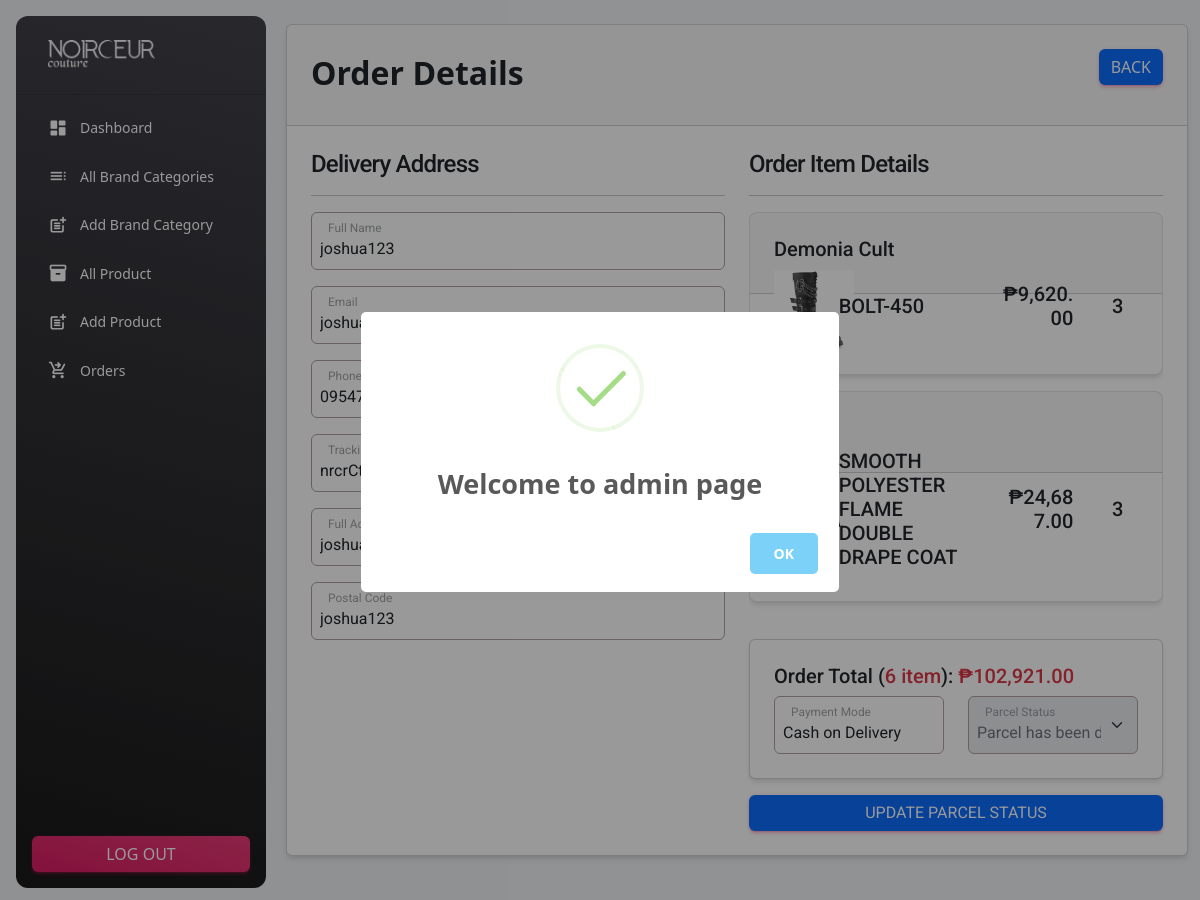
/admin/viewOrderDetails.php?trck=nrcrCtr3848547951465 (signed in), run on the app's committed database.
### tables this page shows
CREATE TABLE `orders` (
  `orders_id` int(11) NOT NULL,
  `orders_tracking_no` varchar(255) NOT NULL,
  `orders_user_ID` int(11) NOT NULL,
  `orders_full_name` varchar(254) NOT NULL,
  `orders_email` varchar(254) NOT NULL,
  `orders_phone` varchar(11) NOT NULL,
  `orders_address` mediumtext NOT NULL,
  `orders_postal_code` varchar(254) NOT NULL,
  `orders_total_price` decimal(10,2) NOT NULL,
  `orders_payment_mode` varchar(254) NOT NULL,
  `orders_payment_id` int(30) NOT NULL,
  `orders_status` tinyint(4) NOT NULL DEFAULT 0,
  `orders_comments` varchar(300) DEFAULT NULL,
  `orders_createdAt` timestamp NOT NULL DEFAULT current_timestamp()
);

CREATE TABLE `categories` (
  `category_id` int(11) NOT NULL,
  `category_name` varchar(254) NOT NULL,
  `category_slug` varchar(300) NOT NULL,
  `category_description` varchar(300) NOT NULL,
  `category_status` tinyint(1) NOT NULL DEFAULT 0,
  `category_popular` tinyint(1) NOT NULL DEFAULT 0,
  `category_image` varchar(300) NOT NULL,
  `category_meta_title` varchar(254) NOT NULL,
  `category_meta_description` mediumtext NOT NULL,
  `category_meta_keywords` mediumtext NOT NULL,
  `category_createdAt` timestamp NOT NULL DEFAULT current_timestamp()
);

CREATE TABLE `products` (
  `product_id` int(11) NOT NULL,
  `category_id` int(11) NOT NULL,
  `product_name` varchar(254) NOT NULL,
  `product_slug` varchar(300) NOT NULL,
  `product_small_description` mediumtext NOT NULL,
  `product_description` mediumtext NOT NULL,
  `product_original_price` decimal(10,2) NOT NULL,
  `product_srp` decimal(10,2) NOT NULL,
  `product_image` varchar(300) NOT NULL,
  `product_qty` int(11) NOT NULL,
  `product_status` tinyint(4) NOT NULL,
  `product_popular` tinyint(4) NOT NULL,
  `product_meta_title` varchar(254) NOT NULL,
  `product_meta_keywords` mediumtext NOT NULL,
  `product_meta_description` mediumtext NOT NULL,
  `product_createdAt` timestamp NOT NULL DEFAULT current_timestamp()
);

CREATE TABLE `order_items` (
  `orderItems_id` int(11) NOT NULL,
  `orderItems_order_id` int(11) NOT NULL,
  `orderItems_product_id` int(11) NOT NULL,
  `orderItems_qty` int(11) NOT NULL,
  `orderItems_price` decimal(10,2) NOT NULL,
  `orderItems_createdAt` timestamp NOT NULL DEFAULT current_timestamp()
);

### functions/myFunctions.php (called while the page is built, shortened)
<?php
include('../config/dbcon.php');
function checkUserTrackingNumValid($trackingNo)
{
    global $con;
    $query = "SELECT * FROM orders WHERE orders_tracking_no='$trackingNo' ";
    return mysqli_query($con, $query);
}
function adminGetOrderedItemQty($tracking_number)
{
    global $con;
    $query = "SELECT oi.orderItems_order_id, SUM(oi.orderItems_qty) AS total_qty
    FROM order_items oi
    INNER JOIN orders o ON oi.orderItems_order_id = o.orders_id
    WHERE o.orders_tracking_no = '$tracking_number'
    GROUP BY oi.orderItems_order_id";
    $result = mysqli_query($con, $query);
    $row = mysqli_fetch_assoc($result);
    $cart_qty = $row['total_qty'];
    return $cart_qty;
}

### admin/viewOrderDetails.php (the view, shortened to what this page needs)
<?php
include('includes/header.php');
include('../middleware/adminMW.php');
if (isset($_GET['trck'])) {
    $tracking_no = $_GET['trck'];
    $orderData = checkUserTrackingNumValid($tracking_no);
?>
    <?php
}
$data = mysqli_fetch_array($orderData);
?>
<div class="container">
    <div class="row">
        <div class="col-md-12">
            <div class="card">
                <div class="card-header">
                    <span class="fs-2 fw-bold">Order Details</span>
                    <a href="orders.php" class="btn btn-primary float-end">Back</a>
                </div>
                <div class="card-body mb-n3">
                    <div class="row">
                        <div class="col-md-6">
                            <h4>Delivery Address</h4>
                            <hr>
                            <div class="row">
                                <div class="mb-3">
                                    <div class="form-floating col-md-12 ps-0">
                                        <input type="text" class="form-control ps-2" id="delivery_fname" value="<?= $data['orders_full_name']; ?>" readonly placeholder="nasd">
                                        <label for="delivery_fname">Full Name</label>
                                    </div>
                                </div>
                                <div class="mb-3">
                                    <div class="form-floating col-md-12 ps-0">
                                        <label for="delivery_fname">Email</label>
                                    </div>
                                </div>
                                <div class="mb-3">
                                    <div class="form-floating col-md-12 ps-0">
                                        <label for="delivery_fname">Phone Number</label>
                                    </div>
                                </div>
                                <div class="mb-3">
                                    <div class="form-floating col-md-12 ps-0">
                                        <label for="delivery_fname">Tracking Number</label>
                                    </div>
                                </div>
                                <div class="mb-3">
                                    <div class="form-floating col-md-12 ps-0">
                                        <label for="delivery_fname">Full Address</label>
                                    </div>
                                </div>
                                <div class="mb-3">
                                    <div class="form-floating col-md-12 ps-0">
                                        <input type="text" class="form-control ps-2" id="delivery_fname" value="<?= $data['orders_postal_code']; ?>" readonly placeholder="nasd">
                                        <label for="delivery_fname">Postal Code</label>
                                    </div>
                                </div>
                            </div>
                        </div>
                        <div class="col-md-6">
                            <h4>Order Item Details</h4>
                            <hr>
                            <div class="scrollBarCO" style="height: 427px; overflow-y: scroll;">
                                <?php
                                $totalPrice = 0;
                                $itemQty = adminGetOrderedItemQty($tracking_no);
                                $order_query = "SELECT o.orders_id as oid, o.orders_tracking_no, o.orders_user_ID, oi.*, p.*, c.category_name
                                                FROM orders o
                                                INNER JOIN order_items oi ON oi.orderItems_order_id = o.orders_id
                                                INNER JOIN products p ON p.product_id = oi.orderItems_product_id
                                                INNER JOIN categories c ON c.category_id = p.category_id
                                                WHERE o.orders_tracking_no = '$tracking_no'";
                                $order_query_run = mysqli_query($con, $order_query);
                                if (mysqli_num_rows($order_query_run) > 0) {
                                    foreach ($order_query_run as $item) {
                                        $itemTotalPrice = $item['orderItems_price'] * $item['orderItems_qty'];
                                        $totalPrice += $itemTotalPrice;
                                        $categoryName = $item['category_name'];
                                ?>
                                        <div class="card mb-3 border rounded-3">
                                            <div class="card-header">
                                                <h5 class="card-title"><?= $categoryName ?></h5>
                                            </div>
                                            <div class="card-body mt-n5">
                                                <div class="row align-items-center">
                                                    <div class="col-md-2">
                                                        <center>
                                                            <img src="../uploads/products/<?= $item['product_image'] ?>" alt="Product Image" width="80px">
                                                        </center>
                                                    </div>
                                                    <div class="col-md-5">
                                                        <h5><?= $item['product_name'] ?></h5>
                                                    </div>
                                                    <div class="col-md-3">
                                                        <h5 class="text-end">₱<?= number_format($item['orderItems_price'], 2) ?></h5>
                                                    </div>
                                                    <div class="col-md-2 text-center">
                                                        <h5><?= $item['orderItems_qty'] ?></h5>
                                                    </div>
                                                </div>
                                            </div>
                                        </div>
                                <?php
                                    }
                                } else {
                                    echo "<tr><td>No results found.</td></tr>";
                                }
                                ?>
                            </div>
                            <div class="card">
                                <div class="card-body">
                                    <h5>Order Total&nbsp;(<span class="text-danger"><?= $itemQty ?>&nbsp;item</span>): <span class="text-danger">₱<?= number_format($totalPrice, 2) ?></span></h5>
                                    <div class="row">
                                        <div class="col-md-6">
                                            <div class="form-floating">
                                                <input type="text" class="form-control ps-2" value="<?= $data['orders_payment_mode'] ?>" id="name_input" name="productnameInput" readonly placeholder="Name">
                                                <label for="name_input">Payment Mode</label>
                                            </div>
                                        </div>
                                        <div class="col-md-6">
                                            <form action="authcode.php" method="post">
                                                <div class="form-floating">
                                                    <select name="orderStatus" class="form-select ps-2" id="orderStat">
                                                        <option value="2" <?= $data['orders_status'] == 2 ? "selected" : "" ?>>Parcel has been delivered</option>
                                                    </select>
                                                    <label for="slug_input">Parcel Status</label>
                                                </div>
                                        </div>
                                    </div>
                                </div>
                            </div>
                            <button class="btn btn-primary mt-3 col-md-12" name="updateParcelStatusBtn" type="submit">Update Parcel Status</button>
                        </div>
                    </div>
                </div>
            </div>
        </div>
    </div>
</div>
<?php include('includes/footer.php'); ?>

### admin/includes/header.php (style rules this page uses)
.form-control { border: 1px solid #b3a1a1 !important; }
.form-select { border: 1px solid #b3a1a1 !important; }

### data on the page
orders: orders_full_name "joshua123", orders_postal_code "joshua123", categories.category_name "Demonia Cult", products.product_image (picture), products.product_name "BOLT-450", order_items.orderItems_price "9,620.00", order_items.orderItems_qty "3", products.product_name "SMOOTH POLYESTER FLAME DOUBLE DRAPE COAT", order_items.orderItems_price "24,687.00", productnameInput "Cash on Delivery", orderStatus "Parcel has been delivered"

### other printed values
$itemQty "6"
$totalPrice "102,921.00"
